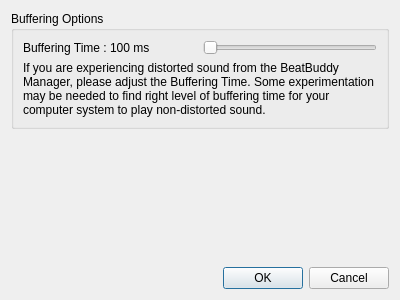
<?xml version="1.0" encoding="UTF-8"?>
<ui version="4.0">
 <class>OptionsDialog</class>
 <widget class="QDialog" name="OptionsDialog">
  <property name="geometry">
   <rect>
    <x>0</x>
    <y>0</y>
    <width>400</width>
    <height>300</height>
   </rect>
  </property>
  <property name="windowTitle">
   <string>Buffering Options</string>
  </property>
  <layout class="QVBoxLayout" name="verticalLayout_2">
   <item>
    <widget class="QGroupBox" name="bufferingOptionsGB">
     <property name="title">
      <string>Buffering Options</string>
     </property>
     <layout class="QGridLayout" name="gridLayout">
      <item row="0" column="1">
       <widget class="QSlider" name="bufferingTimeSlider">
        <property name="orientation">
         <enum>Qt::Horizontal</enum>
        </property>
       </widget>
      </item>
      <item row="0" column="0">
       <widget class="QLabel" name="bufferingTimeLabel">
        <property name="sizePolicy">
         <sizepolicy hsizetype="Expanding" vsizetype="Preferred">
          <horstretch>0</horstretch>
          <verstretch>0</verstretch>
         </sizepolicy>
        </property>
        <property name="text">
         <string>Buffering Time : 100 ms</string>
        </property>
       </widget>
      </item>
      <item row="1" column="0" colspan="2">
       <widget class="QLabel" name="label">
        <property name="text">
         <string>&lt;html&gt;&lt;head/&gt;&lt;body&gt;&lt;p&gt;If you are experiencing distorted sound from the BeatBuddy Manager, please adjust the Buffering Time. Some experimentation may be needed to find right level of buffering time for your computer system to play non-distorted sound.&lt;/p&gt;&lt;/body&gt;&lt;/html&gt;</string>
        </property>
        <property name="scaledContents">
         <bool>false</bool>
        </property>
        <property name="wordWrap">
         <bool>true</bool>
        </property>
       </widget>
      </item>
     </layout>
    </widget>
   </item>
   <item>
    <spacer name="verticalSpacer">
     <property name="orientation">
      <enum>Qt::Vertical</enum>
     </property>
     <property name="sizeHint" stdset="0">
      <size>
       <width>20</width>
       <height>40</height>
      </size>
     </property>
    </spacer>
   </item>
   <item>
    <widget class="QDialogButtonBox" name="buttonBox">
     <property name="orientation">
      <enum>Qt::Horizontal</enum>
     </property>
     <property name="standardButtons">
      <set>QDialogButtonBox::Cancel|QDialogButtonBox::Ok</set>
     </property>
    </widget>
   </item>
  </layout>
 </widget>
 <resources/>
 <connections>
  <connection>
   <sender>buttonBox</sender>
   <signal>accepted()</signal>
   <receiver>OptionsDialog</receiver>
   <slot>accept()</slot>
   <hints>
    <hint type="sourcelabel">
     <x>248</x>
     <y>254</y>
    </hint>
    <hint type="destinationlabel">
     <x>157</x>
     <y>274</y>
    </hint>
   </hints>
  </connection>
  <connection>
   <sender>buttonBox</sender>
   <signal>rejected()</signal>
   <receiver>OptionsDialog</receiver>
   <slot>reject()</slot>
   <hints>
    <hint type="sourcelabel">
     <x>316</x>
     <y>260</y>
    </hint>
    <hint type="destinationlabel">
     <x>286</x>
     <y>274</y>
    </hint>
   </hints>
  </connection>
 </connections>
</ui>
